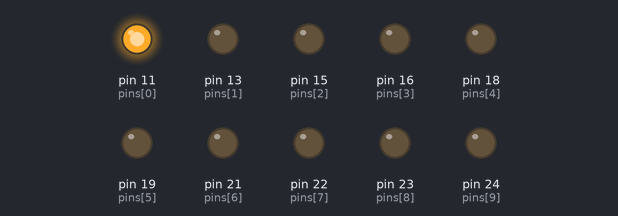
The program below on a simulated Raspberry Pi (header pin numbers). On the bench: output pins drawn as LEDs (lit = HIGH).

Above: at 0.2 s.
At 0.7 s:
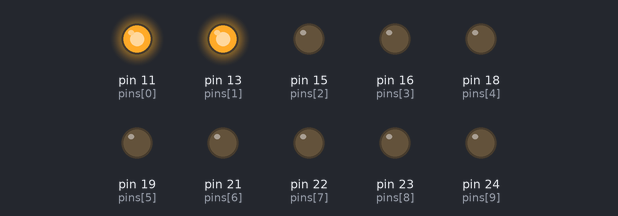
At 1.2 s:
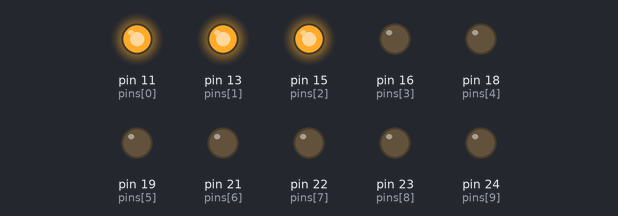
At 2.2 s:
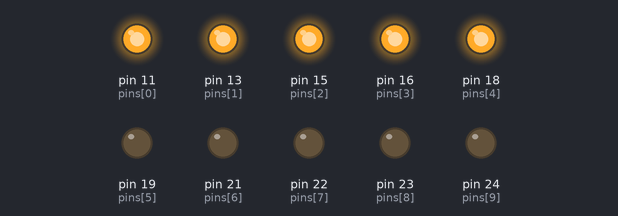
At 3.2 s:
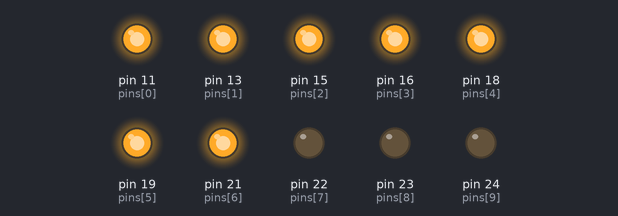
At 4.7 s:
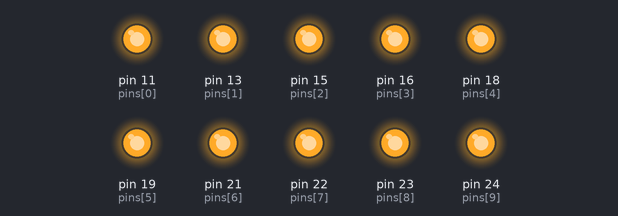
Timing chart, 0 to 5.8 s (numbered marks = the images above):
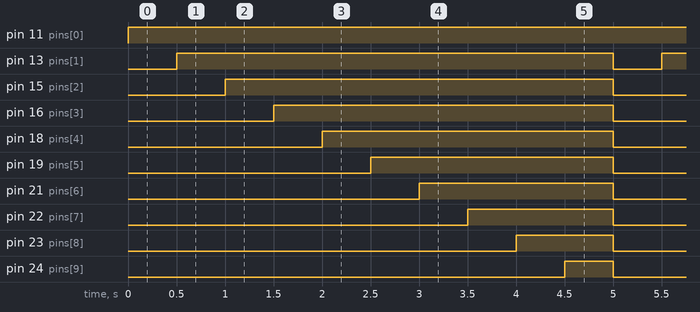

Measured:
- by itself, pin 11 (pins[0]): LOW → HIGH at 0.00 s
- by itself, pin 13 (pins[1]): alternates HIGH for 4.5 s and LOW for 0.50 s
- by itself, pin 15 (pins[2]): alternates HIGH for 4.0 s and LOW for 1.0 s
- by itself, pin 16 (pins[3]): alternates HIGH for 3.5 s and LOW for 1.5 s
- by itself, pin 18 (pins[4]): alternates HIGH for 3.0 s and LOW for 2.0 s
- by itself, pin 19 (pins[5]): alternates HIGH for 2.5 s and LOW for 2.5 s
- by itself, pin 21 (pins[6]): alternates HIGH for 2.0 s and LOW for 3.0 s
- by itself, pin 22 (pins[7]): alternates HIGH for 1.5 s and LOW for 3.5 s

The program:

10_segment.py
```python
# Fills the bar led and repeats this indefinately

import RPi.GPIO as GPIO
from time import sleep

# Set the board numbering to pysical pin numnbers
GPIO.setmode(GPIO.BOARD)

pins = [11,13,15,16,18,19,21,22,23,24]

# PIN setup output FALSE
for pin in pins:
    GPIO.setup(pin, GPIO.OUT)
    GPIO.output(pin, 0)


try:
    while True:
        for pin in pins:
            GPIO.output(pin, 1)
            sleep(0.5)
        for pin in pins:
            GPIO.output(pin, 0)

except KeyboardInterrupt:
    GPIO.cleanup()
    print('\nExiting...\n')
```
